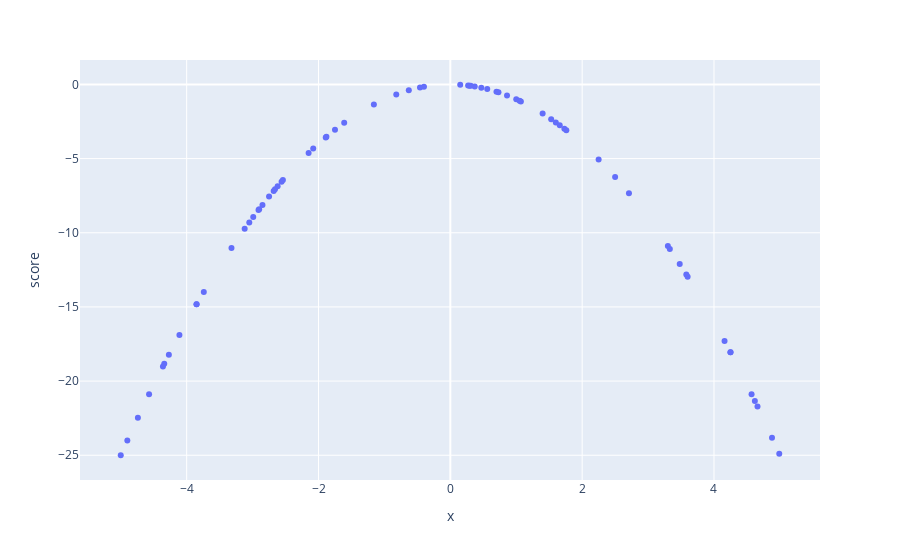

The cell this chart's notebook holds for it:
### Markdown cell above
<font size="4">

### Random Search Optimizer
    
...

### Code cell
fig = px.scatter(search_data_0, x="x", y="score")
fig.show()

### Figure 1 — Plotly figure (JSON) as saved in the notebook; plotly's stock layout.template omitted (floating-point values rounded to 4 significant figures)
{"data": [{"hovertemplate": "x=%{x}<br>score=%{y}<extra></extra>", "legendgroup": "", "marker": {"color": "#636efa", "symbol": "circle"}, "mode": "markers", "name": "", "orientation": "v", "showlegend": false, "type": "scatter", "x": [-3.74, 0.37, -5, 4.99, 4.25, 1.53, -2.62, 3.6, -4.34, 1.07, -2.91, -1.16, 0.56, -2.68, -3.32, -1.75, 0.27, 4.25, 2.5, 4.62, -3.12, 1.0, -1.89, -2.66, 1.6, 0.15, -4.57, 0.7, 1.66, 3.48, 3.58, -2.99, -3.85, 1.05, 1.4, 3.3, -4.9, 0.86, 0.47, -3.05, 4.88, 0.29, -2.56, -0.82, -4.27, -1.61, 0.31, 2.71, -0.46, -4.74, 1.73, -1.88, -4.11, -0.4, 3.33, -2.08, 4.66, 1.76, 2.25, 0.73, -4.36, -2.9, -2.85, -2.15, 4.16, -3.85, -2.75, -2.54, 4.57, -0.63], "xaxis": "x", "y": [-13.99, -0.1369, -25, -24.9, -18.06, -2.341, -6.864, -12.96, -18.84, -1.145, -8.468, -1.346, -0.3136, -7.182, -11.02, -3.063, -0.0729, -18.06, -6.25, -21.34, -9.734, -1.0, -3.572, -7.076, -2.56, -0.0225, -20.88, -0.49, -2.756, -12.11, -12.82, -8.94, -14.82, -1.102, -1.96, -10.89, -24.01, -0.7396, -0.2209, -9.303, -23.81, -0.0841, -6.554, -0.6724, -18.23, -2.592, -0.0961, -7.344, -0.2116, -22.47, -2.993, -3.534, -16.89, -0.16, -11.09, -4.326, -21.72, -3.098, -5.062, -0.5329, -19.01, -8.41, -8.123, -4.623, -17.31, -14.82, -7.563, -6.452, -20.88, -0.3969], "yaxis": "y"}], "layout": {"legend": {"tracegroupgap": 0}, "margin": {"t": 60}, "xaxis": {"anchor": "y", "domain": [0, 1], "title": {"text": "x"}}, "yaxis": {"anchor": "x", "domain": [0, 1], "title": {"text": "score"}}}}
